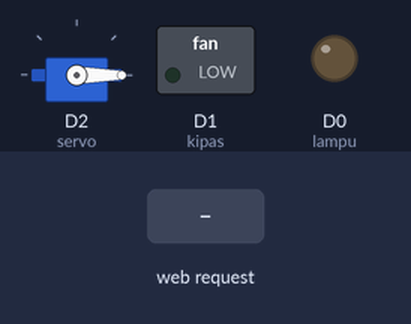
A sketch run on a simulated ESP8266 (NodeMCU). On the bench: servo, switched loads named in the sketch (green lamp = pin HIGH), output pins drawn as LEDs (lit = HIGH). The inputs (shaded band) are chosen by the test bench. WiFi joins after 1.5 s; servers stay silent unless stated; what the sketch prints to the serial monitor is not drawn.

Above: at 2.7 s.
2.8 s: HTTP request GET /lampu/1 received
At 3.6 s:
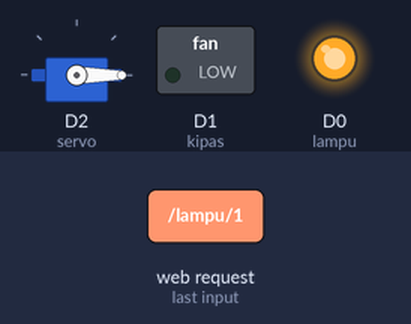
4.3 s: HTTP request GET /kipas/1 received
At 4.8 s:
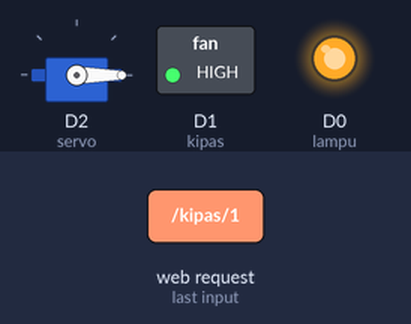
5.8 s: HTTP request GET /pintu/0 received
At 7.0 s:
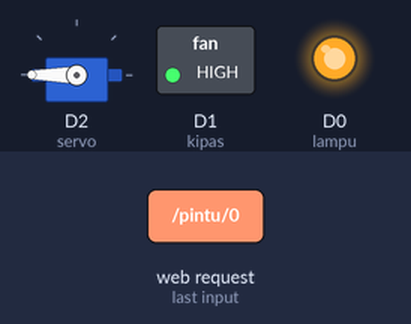
7.3 s: HTTP request GET /lampu/0 received
At 8.3 s:
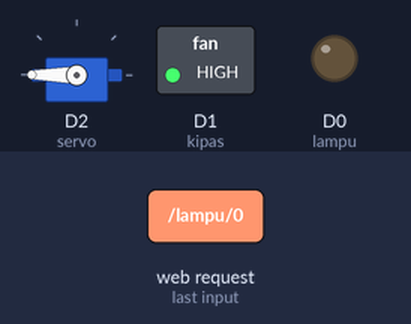
8.8 s: HTTP request GET /kipas/0 received
At 9.4 s:
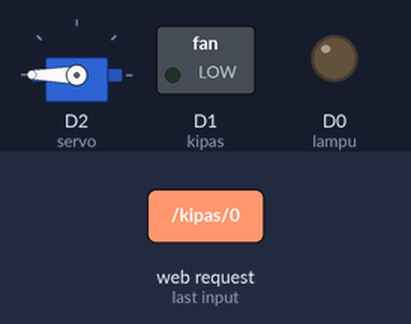
10.3 s: HTTP request GET /pintu/1 received
At 11.7 s:
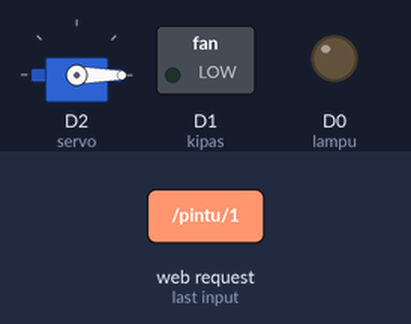
Timing chart, 0 to 12.8 s (numbered marks = the images above; inputs shaded):
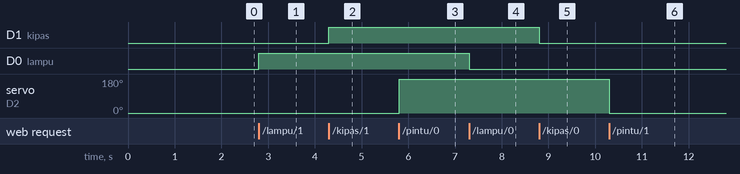

Measured:
- after the input at 2.8 s, D0 (lampu): LOW → HIGH at once
- after the input at 4.3 s, D1 (kipas): LOW → HIGH at once
- after the input at 5.8 s, servo on D2 (servo): 0° → 180° at once
- after the input at 7.3 s, D0 (lampu): HIGH → LOW at once
- after the input at 8.8 s, D1 (kipas): HIGH → LOW at once
- after the input at 10.3 s, servo on D2 (servo): 180° → 0° at once

The sketch:

percobaan_mit_app.ino
```cpp
#include <ESP8266WiFi.h>
#include <Servo.h>

const char* ssid = "hah";
const char* password = "hahhahhah";
#define lampu D0
#define kipas D1

Servo servo;
WiFiServer server(80);

void setup() {
  Serial.begin(115200); //Default Baud Rate for NodeMCU
  delay(10);

  pinMode(lampu, OUTPUT);  // Connect Relay to NodeMCU's D4 Pin
  pinMode(kipas, OUTPUT);
  servo.attach(D2);
  digitalWrite(lampu, 0);
  digitalWrite(kipas, 0);
  servo.write(0);

  // Connect to WiFi network
  Serial.println();
  Serial.println();
  Serial.print("Connecting to ");
  Serial.println(ssid);

  WiFi.begin(ssid, password);

  while (WiFi.status() != WL_CONNECTED) {
    delay(500);
    Serial.print(".");
  }
  Serial.println("");
  Serial.println("WiFi connected");

  // Start the server
  server.begin();
  Serial.println("Server started");

  // Print the IP address
  Serial.println(WiFi.localIP());
}

void loop() {
  // Check if a client has connected
  WiFiClient client = server.available();
  if (!client) {
    return;
  }

  // Wait until the client sends some data
  Serial.println("new client");
  while(!client.available()){
    delay(1);
  }

  String req = client.readStringUntil('\r');
  Serial.println(req);
  client.flush();

  if (req.indexOf("/lampu/0") != -1)
    {digitalWrite(lampu,0);}
  if (req.indexOf("/lampu/1") != -1)
    {digitalWrite(lampu,1);}
  if (req.indexOf("/kipas/0") != -1)
    {digitalWrite(kipas,0);}
  if (req.indexOf("/kipas/1") != -1)
    {digitalWrite(kipas,1);}
  if (req.indexOf("/pintu/0") != -1)
    {servo.write(180);}
  if (req.indexOf("/pintu/1") != -1)
    {servo.write(0);}

}
```
